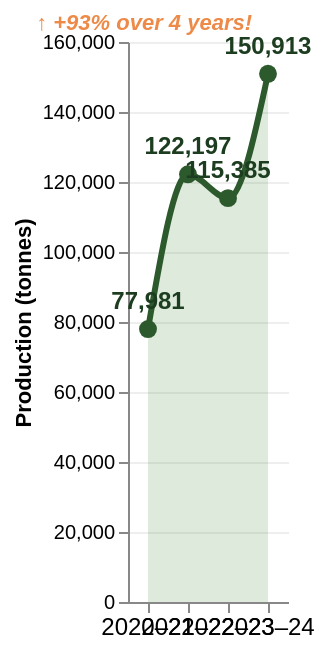

The Vega-Lite source for this figure:
### Vega-Lite specification from a JSON file in a GitHub repository (floating-point values rounded to 4 significant figures)
{"$schema": "https://vega.github.io/schema/vega-lite/v5.json", "description": "The avocado boom – Australian avocado production in tonnes from 2020-21 to 2023-24", "width": "container", "height": 280, "data": {"values": [{"year": "2020–21", "year_num": 1, "production": 77981}, {"year": "2021–22", "year_num": 2, "production": 122197}, {"year": "2022–23", "year_num": 3, "production": 115385}, {"year": "2023–24", "year_num": 4, "production": 150913}]}, "layer": [{"mark": {"type": "area", "interpolate": "monotone", "fillOpacity": 0.18, "fill": "#4a8c3f", "stroke": "transparent"}, "encoding": {"x": {"field": "year", "type": "ordinal", "axis": {"title": null, "labelFontSize": 12, "labelAngle": 0, "grid": false, "bandPosition": 0.5, "tickBand": "center"}}, "y": {"field": "production", "type": "quantitative", "scale": {"zero": true}, "axis": {"title": "Production (tonnes)", "titleFontSize": 11, "grid": true, "gridColor": "#eeeeee", "labelFontSize": 10, "labelExpr": "datum.value === 0 ? '0' : format(datum.value, ',')"}}}}, {"mark": {"type": "line", "interpolate": "monotone", "strokeWidth": 3, "color": "#2d5a2d", "point": {"filled": true, "fill": "#2d5a2d", "size": 80}}, "encoding": {"x": {"field": "year", "type": "ordinal"}, "y": {"field": "production", "type": "quantitative"}, "tooltip": [{"field": "year", "title": "Year"}, {"field": "production", "title": "Production (t)", "format": ","}]}}, {"mark": {"type": "text", "dy": -14, "fontSize": 12, "fontWeight": "bold", "color": "#1c3d1f"}, "encoding": {"x": {"field": "year", "type": "ordinal"}, "y": {"field": "production", "type": "quantitative"}, "text": {"field": "production", "type": "quantitative", "format": ","}}}, {"transform": [{"filter": "datum.year_num == 4"}], "mark": {"type": "text", "align": "right", "baseline": "bottom", "dx": -8, "dy": -20, "fontSize": 11, "fontWeight": "bold", "fontStyle": "italic", "color": "#ed8a48"}, "encoding": {"x": {"field": "year", "type": "ordinal"}, "y": {"field": "production", "type": "quantitative"}, "text": {"value": "↑ +93% over 4 years!"}}}], "config": {"view": {"stroke": "transparent"}}}
